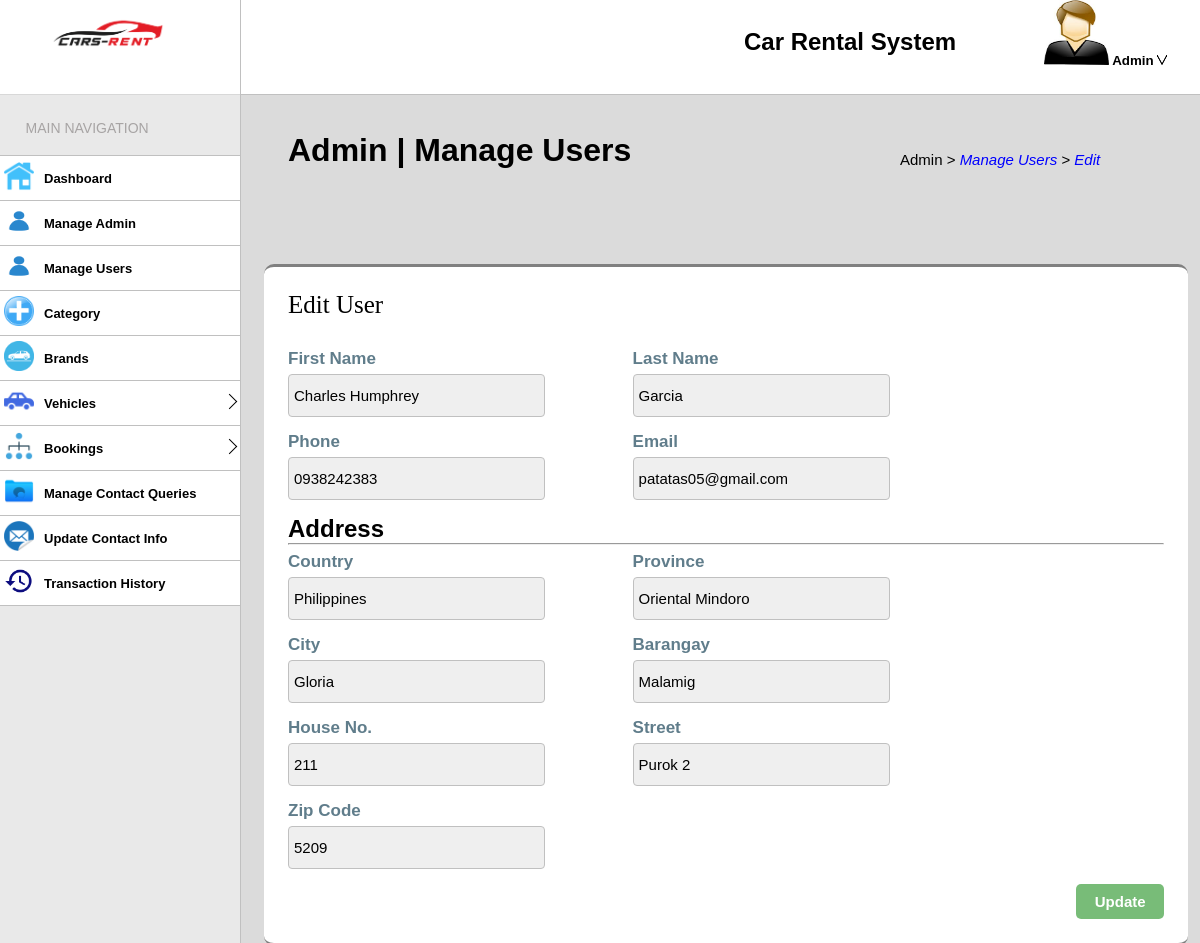
The page /upuser.php?edit=1 on the database its author committed.
### tables this page shows
CREATE TABLE `tblusers` (
  `user_id` int(11) NOT NULL,
  `First_Name` varchar(120) NOT NULL,
  `Last_Name` varchar(120) NOT NULL,
  `Email` varchar(100) NOT NULL,
  `Password` varchar(100) NOT NULL,
  `ContactNo` char(11) NOT NULL,
  `house_no` varchar(20) DEFAULT NULL,
  `street` varchar(100) DEFAULT NULL,
  `Barangay` varchar(100) NOT NULL,
  `City` varchar(100) NOT NULL,
  `ZipCode` int(4) NOT NULL,
  `Province` varchar(100) NOT NULL,
  `Country` varchar(100) NOT NULL,
  `RegDate` date NOT NULL
);

### upuser.php (the view, shortened to what this page needs)
<?php
	include("include/connection.php");
?>
<!DOCTYPE html>
<html>
<head>
	<link rel="stylesheet" type="text/css" href="css/style.css">
	<link rel="stylesheet" type="text/css" href="css/users.css">
</head>
<body>
	<h1 class="path">Admin | Manage Users</h1>
	<p class="path1">Admin > <i style="color: blue;">Manage Users</i><i> > </i><i style="color: blue;">Edit</i></p>
	<div class="top-left">
		<img src="img/logo.png">
	</div>
	<div class="top-right">
		<h2>Car Rental System</h2>
		<button href class="dropdown">
			<img src="img/user.jpg" class="icon">
			Admin
			<img src="img/dropdown.png" class="down">
		</button>
	</div>
	<div class="bottom-left">
		<span style="font-family: 'Arial',sans-serif;font-size: 14px;position: absolute;top: 3%;
		left: 11%;color: #a7a4a4;">MAIN NAVIGATION</span>
		<div class="images" style="margin-top: 61px;border-top: 1px solid silver;">
			<span><img src="img/home.png"></span>
			<span class="secspan"><a class="navbtn" href="admin.php" >Dashboard</a></span>
		</div>
		<div class="images">
			<span><img src="img/person.png"></span>
			<span class="secspan"><a class="navbtn" href="manageadmin.php" >Manage Admin</a></span>
		</div>
		<div class="images">
			<span><img src="img/person.png"></span>
			<span class="secspan"><a class="navbtn" href="users.php" >Manage Users</a></span>
		</div>
		<div class="images">
			<span><img src="img/add.png"></span>
			<span class="secspan"><a class="navbtn" href="category.php" >Category</a></span>
		</div>
		<div class="images">
			<span><img src="img/brand.png"></span>
			<span class="secspan"><a class="navbtn" href="brand.php" >Brands</a></span>
		</div>
		<div class="images">
			<span><img src="img/vehicle.png"></span>
			<span class="secspan"><button id="vehicle" class="navbtn" href="vehicle.php" >Vehicles</button></span>
			<span class="arrowcase1"><div class="arrow1"></div></span>
		</div>
		<div class="images">
			<span><img src="img/booking.png"></span>
			<span class="secspan"><button id="bookings" class="navbtn" href="#" >Bookings</button></span>
			<span class="arrowcase2"><div class="arrow2"></div></span>
		</div>
		<div class="images">
			<span><img src="img/message.png"></span>
			<span class="secspan"><a class="navbtn" href="contactqueries.php" >Manage Contact Queries</a></span>
		</div>
		<div class="images">
			<span><img src="img/contactinfo.png"></span>
			<span class="secspan"><a class="navbtn" href="upcontactinfo.php" >Update Contact Info</a></span>
		</div>
		<div class="images">
			<span><img src="img/history.png"></span>
			<span class="secspan"><a class="navbtn" href="transaction.php" >Transaction History</a></span>
		</div>
	</div>
	<div class="tablebox">
		<h2 style="margin-bottom:30px;font-family:'Impact';font-weight:500;font-size: 25px;">Edit User</h2>
			<form method="get">
			<?php
				if (isset($_GET['edit'])) {
					$user_id = $_GET['edit'];
					$sql_show = "SELECT * FROM tblusers where user_id = '{$user_id}'";
					$result = $conn->query($sql_show);
					if ($result->num_rows>0) {
						while ($rows = $result->fetch_assoc()) {
			?>
						<div class="row">
							<div class="column">
								<label>First Name</label>
								<input class="vehicleinfo" value="<?php echo $rows['First_Name']; ?>" type="text" name="fname">
							</div>
							<div class="column">
								<label>Last Name</label>
								<input class="vehicleinfo" value="<?php echo $rows['Last_Name']; ?>" type="text" name="lname">
							</div>
						</div>
						<div class="row">
							<div class="column">
								<label>Phone</label>
								<input class="vehicleinfo" value="<?php echo $rows['ContactNo']; ?>" type="number" name="phone">
							</div>
							<div class="column">
								<label>Email</label>
								<input class="vehicleinfo" value="<?php echo $rows['Email']; ?>" type="text" name="email">
							</div>
						</div>
						<h2 style="font-family:sans-serif;">Address</h2>
						<hr style="margin-bottom:7px;">
						<div class="row">
							<div class="column">
								<label>Country</label>
								<input readonly  class="vehicleinfo" value="<?php echo $rows['Country']; ?>" type="text" name="country">
							</div>
							<div class="column">
								<label>Province</label>
								<input class="vehicleinfo" value="<?php echo $rows['Province']; ?>" type="text" name="province">
							</div>
						</div>
						<div class="row">
							<div class="column">
								<label>City</label>
								<input class="vehicleinfo" value="<?php echo $rows['City']; ?>" type="text" name="city">
							</div>
							<div class="column">
								<label>Barangay</label>
								<input class="vehicleinfo" value="<?php echo $rows['Barangay']; ?>" type="text" name="barangay">
							</div>
						</div>
						<div class="row">
							<div class="column">
								<label>House No.</label>
								<input class="vehicleinfo" value="<?php echo $rows['house_no']; ?>" type="number" name="houseno">
							</div>
							<div class="column">
								<label>Street</label>
								<input class="vehicleinfo" value="<?php echo $rows['street']; ?>" type="text" name="street">
							</div>
						</div>
						<div class="row">
							<div class="column">
								<label>Zip Code</label>
								<input class="vehicleinfo" value="<?php echo $rows['ZipCode']; ?>" type="number" name="zipcode">
							</div>
						</div>
			<?php
						}
					}
				}
			?>
				<input id="addvehicle" type="submit" name="update" value="Update">
			</form>
	</div>
</body>
</html>

### css/style.css (style rules this page uses)
* { padding: 0; margin: 0; }
body { overflow:scroll; z-index: 1; background-color: #80808047; }
.path { font-family: "Agency FB", sans-serif; position: absolute; top: 14%; left: 24%; }
.path1 { position: absolute; top: 16%; left: 75%; font-family: "Raleway", sans-serif; font-weight: 100; font-size: 15px; }
.top-left { width: 20%; height: 10%; position: fixed; top: 0; border-bottom: 1px solid silver; background-color: white; }
.top-left img { margin-left: 20%; width: 50%; margin-top: 5%; }
.top-right { border-left: 1px solid silver; width: 80%; height: 10%; position: fixed; top: 0; left: 20%; border-bottom: 1px solid silver; background-color: white; z-index: 3; }
.bottom-left { width: 20.1%; height: 90%; position: fixed; top: 10%; left: -1px; background-color: #ffffff61; border-right:1px solid silver; }
.top-right h2 { font-family: "Raleway", sans-serif; position: fixed; top: 3%; left: 62%; }
.dropdown { background-color: white; border: none; position: fixed; top: 0%; left: 87%; font-weight: 700; }
.dropdown .icon { width: 65px; height: 65px; ; }
.dropdown .down { width: 10px; height: 10px; }
.bottom-left .images { background-color: white; width: 100%; transition: ease-in-out .2s ; display: flex; border-bottom: 1px solid silver; }
.bottom-left .images span img { width: 30px; height: 30px; margin: 5px 5px 0 5px; }
.bottom-left .images .secspan { flex-grow:1; }
.bottom-left .images .navbtn { text-decoration: none; color: black; font-family: "Raleway", sans-serif; font-size: 13px; font-weight: 700; display: flex; border:none; transition: ease-in-out .2s ; padding: 15px 0 14px 5px; background-color: white; }
.bottom-left .images button { width: 100%; }
.arrow1 { border-top: 1px solid black; border-right: 1px solid black; width: 10px; height: 10px; z-index: 3; transform: rotate(45deg); margin-top: 15px; margin-right: 5px; transition: ease-in-out .3s; }
.arrow2 { border-top: 1px solid black; border-right: 1px solid black; width: 10px; height: 10px; z-index: 3; transform: rotate(45deg); margin-top: 15px; margin-right: 5px; transition: ease-in-out .3s; }

### css/users.css (style rules this page uses)
.tablebox { background-color: white; width: 73%; position: absolute; top: 28%; right: 1%; border-radius: 10px; border-top: 3px solid gray; border-bottom: 3px solid gray; padding:2%; display: flex; flex-direction: column; }
.tablebox form .row { display: flex; flex-direction: row; gap: 10%; }
.tablebox form .row .column { display: flex; flex-direction: column; margin-bottom: 15px; gap: 5px; }
.tablebox form .row .column label { font-weight: 700; font-size: 17px; font-family: sans-serif; color: #607d8b; }
.tablebox form .row .column .vehicleinfo { width: 250px; padding: 12px 0 12px 5px; font-size: 15px; border: none; background-color: #80808021; border-radius: 4px; border: 1px solid silver; }
.tablebox form #addvehicle { width: 10%; padding: 1%; font-weight: 700; font-size: 15px; cursor: pointer; border: none; background-color: #00800087; margin-left: 90%; border-radius: 5px; color: white; }

### rows shown on the page
tblusers: fname "Charles Humphrey", lname "Garcia", phone "0938242383", email "patatas05@gmail.com", country "Philippines", province "Oriental Mindoro", city "Gloria", barangay "Malamig", houseno "211", street "Purok 2", zipcode "5209"
